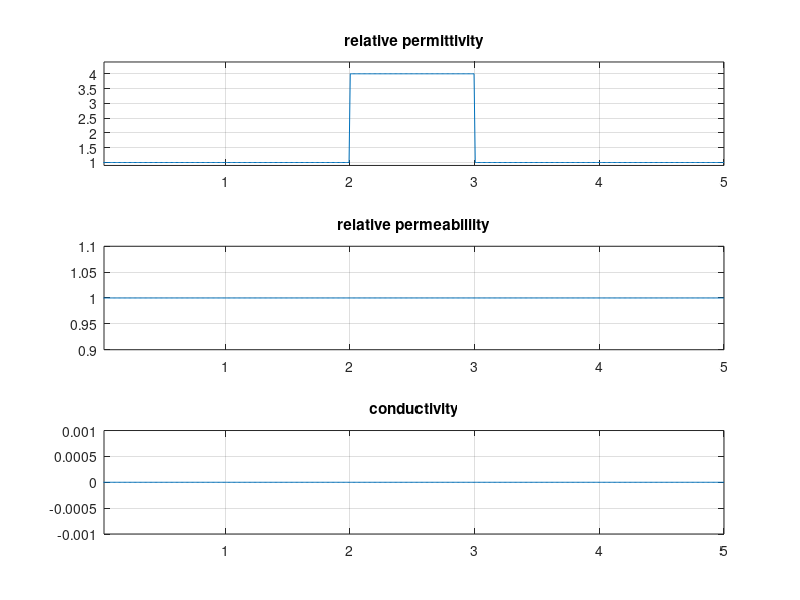

Reproduce this figure in MATLAB. (Note: this script raises an error after producing the figure.)
%%%%%%%%%%%%%%%%%%%%%%%%%%%%%%%%%%%%%%%%%%%%%%%%%%%%%%%%%%%%%%%%%%%%
%Scott Hudson, WSU Tri-Cities
%1D electromagnetic finite-difference time-domain (FDTD) program.
%Assumes Ey and Hz field components propagating in the x direction.
%Fields, permittivity, permeability, and conductivity
%are functions of x. Try changing the value of "profile".
%%%%%%%%%%%%%%%%%%%%%%%%%%%%%%%%%%%%%%%%%%%%%%%%%%%%%%%%%%%%%%%%%%%%

close all;
clear all;

L = 5; %domain length in meters
N = 505; %# spatial samples in domain
Niter = 800; %# of iterations to perform
fs = 300e6; %source frequency in Hz
ds = L/N; %spatial step in meters
dt = ds/300e6; %"magic time step"
eps0 = 8.854e-12; %permittivity of free space
mu0 = pi*4e-7; %permeability of free space
x = linspace(0,L,N); %x coordinate of spatial samples
showWKB=0; %if =1 then show WKB appromination at end

%scale factors for E and H
ae = ones(N,1)*dt/(ds*eps0);
am = ones(N,1)*dt/(ds*mu0);
as = ones(N,1);
epsr = ones(N,1);
mur= ones(N,1);
sigma = zeros(N,1);


%%%%%%%%%%%%%%%%%%%%%%%%%%%%%%%%%%%%%%%%%%%%%%%%%%%%%%%%%%%%%%%%%%%%%%%%%%%
%Here we specify the epsilon, sigma, and mu profiles. I've
%predefined some interesting examples. Try profile = 1,2,3,4,5,6 in sequence.
%You can define epsr(i), mur(i) (relative permittivity and permeability)
%and sigma(i) (conductivity) to be anything you want.
%%%%%%%%%%%%%%%%%%%%%%%%%%%%%%%%%%%%%%%%%%%%%%%%%%%%%%%%%%%%%%%%%%%%%%%%%%%
profile = 1;
for i=1:N
   epsr(i) = 1;
   mur(i) = 1;
   w1 = 0.5;
   w2 = 1.5;
   if (profile==1) %dielectric window
      if (abs(x(i)-L/2)<0.5) epsr(i)=4; end
   end
   if (profile==2)%dielectric window with smooth transition
   	if (abs(x(i)-L/2)<1.5) epsr(i)=1+3*(1+cos(pi*(abs(x(i)-L/2)-w1)/(w2-w1)))/2; end
      if (abs(x(i)-L/2)<0.5) epsr(i)=4; end
   end
   if (profile==3) %dielectric discontinuity
      if (x(i)>L/2) epsr(i) = 9; end
   end
  	if (profile==4) %dielectric disontinuity with 1/4-wave matching layer
      if (x(i)>(L/2-0.1443)) epsr(i) = 3; end 
      if (x(i)>L/2) epsr(i) = 9; end
   end
   if (profile==5) %conducting half space
      if (x(i)>L/2) sigma(i) = 0.005; end
   end
   if (profile==6) %sinusoidal dielectric
      epsr(i) = 1+sin(2*pi*x(i)/L)^2;
   end
end
%%%%%%%%%%%%%%%%%%%%%%%%%%%%%%%%%%%%%%%%%%%%%%%%%%%%%%%%%%%%%%%%%%%%


ae = ae./epsr;
am = am./mur;
ae = ae./(1+dt*(sigma./epsr)/(2*eps0));
as = (1-dt*(sigma./epsr)/(2*eps0))./(1+dt*(sigma./epsr)/(2*eps0));

%plot the permittivity, permeability, and conductivity profiles
figure(1)
subplot(3,1,1);
plot(x,epsr);
grid on;
axis([3*ds L min(epsr)*0.9 max(epsr)*1.1]);
title('relative permittivity');
subplot(3,1,2);
plot(x,mur);
grid on;
axis([3*ds L min(mur)*0.9 max(mur)*1.1]);
title('relative permeabiliity');
subplot(3,1,3);
plot(x,sigma);
grid on;
axis([3*ds L min(sigma)*0.9-0.001 max(sigma)*1.1+0.001]);
title('conductivity');

%initialize fields to zero
Hz = zeros(N,1);
Ey = zeros(N,1);
figure(2);
set(gcf,'doublebuffer','on'); %set double buffering on for smoother graphics
plot(Ey);
grid on;

for iter=1:Niter
   %%%%%%%%%%%%%%%%%%%%%%%%%%%%%%%%%%%%%%%%%%%%%%%%%%%%%%%%%%%%%%%%%%%%%%%%%%%%
   %The next 10 or so lines of code are where we actually integrate Maxwell's
   %equations. All the rest of the program is basically bookkeeping and plotting.
   %"smooth turn on" sinusoidal source 
   Ey(3) = Ey(3)+2*(1-exp(-((iter-1)/50)^2))*sin(2*pi*fs*dt*iter); 
   Hz(1) = Hz(2); %absorbing boundary conditions for left-propagating waves
   for i=2:N-1 %update H field
      Hz(i) = Hz(i)-am(i)*(Ey(i+1)-Ey(i));
   end
   Ey(N) = Ey(N-1); %absorbing boundary conditions for right propagating waves
   for i=2:N-1 %update E field
      Ey(i) = as(i)*Ey(i)-ae(i)*(Hz(i)-Hz(i-1));
   end
   %%%%%%%%%%%%%%%%%%%%%%%%%%%%%%%%%%%%%%%%%%%%%%%%%%%%%%%%%%%%%%%%%%%%%%%%%%%%
   figure(2)
   hold off
   plot(x,Ey,'b');
   axis([3*ds L -2 2]);
   grid on;
   title('E (blue) and 377*H (red)');
   hold on
   plot(x,377*Hz,'r');
   xlabel('x (m)');
   pause(0);
   iter
end

%WKB prediction for the fields
if (showWKB==1)
	phase = cumsum((epsr).^0.5)*ds;
	beta0 = 2*pi*fs/(300e6);
   theory = sin(2*pi*fs*(Niter+4)*dt-beta0*phase)./(epsr.^0.25);
   input('press enter to show WKB theory');
   plot(x,theory,'b.');
   theory = sin(2*pi*fs*(Niter+4)*dt-beta0*phase).*(epsr.^0.25);
   plot(x,theory,'r.');
   title('E (blue), 377*H (red), WKB theory (points)');
end

